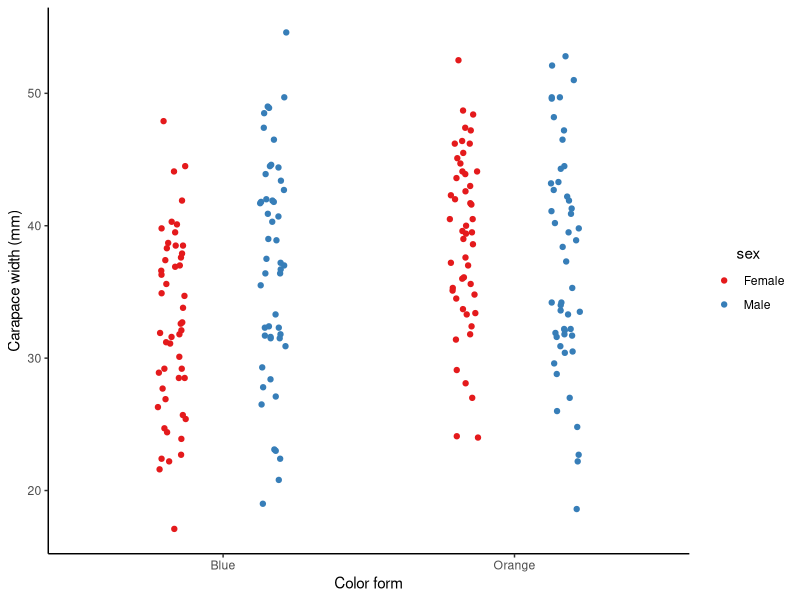
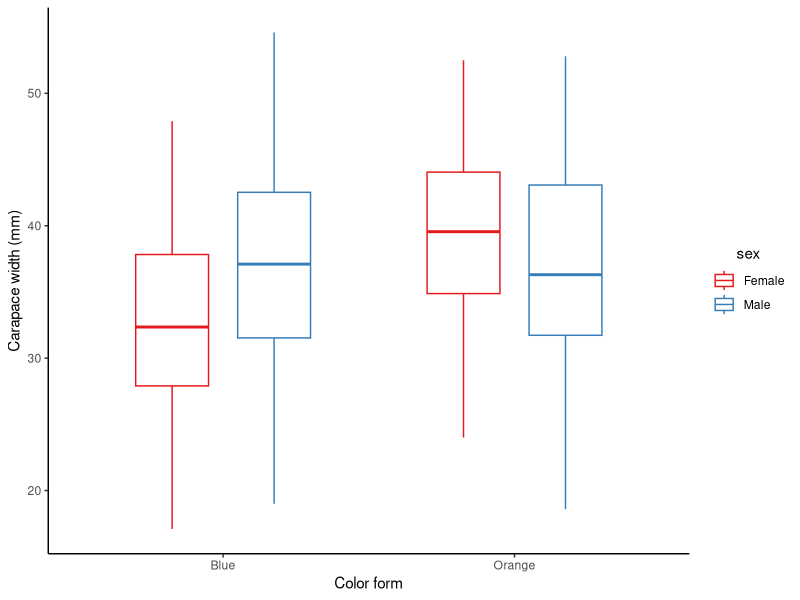
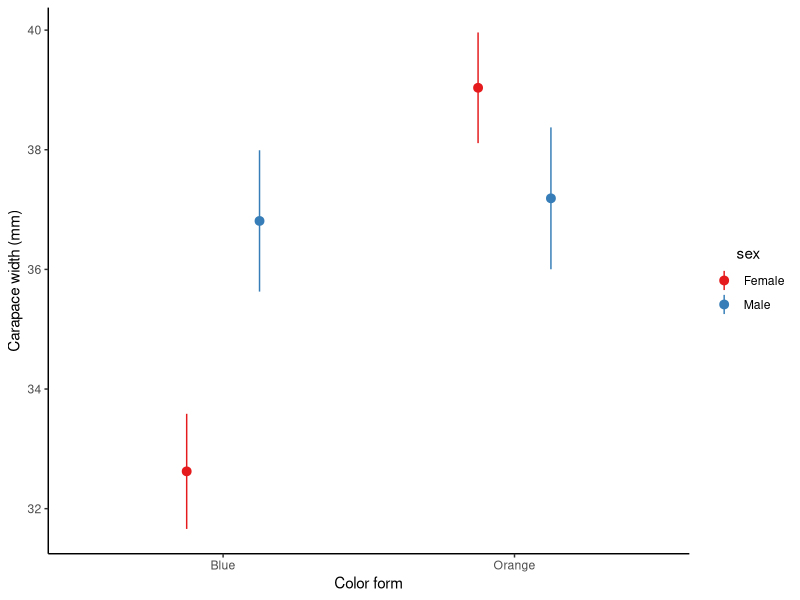
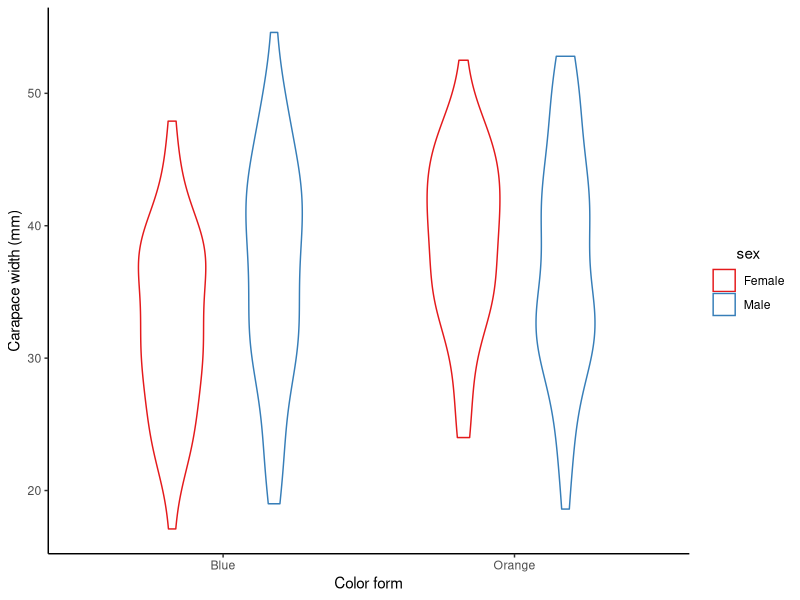
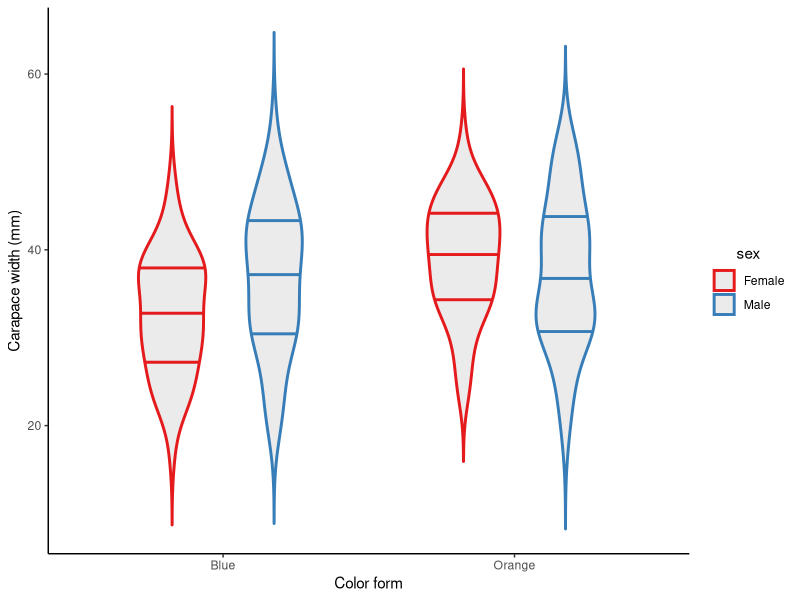
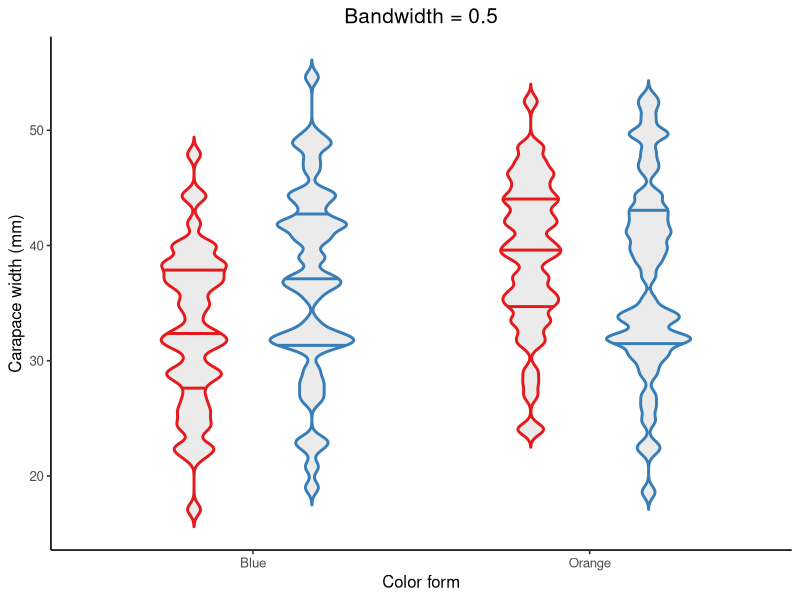
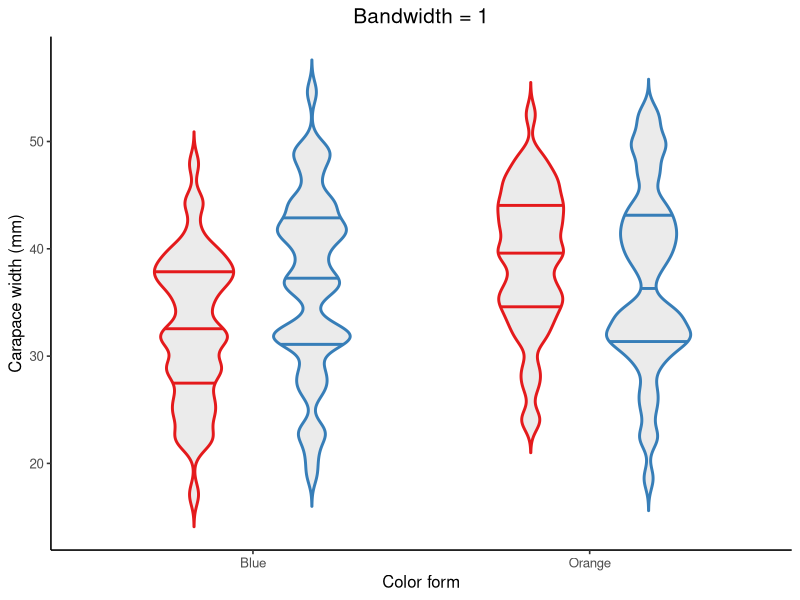
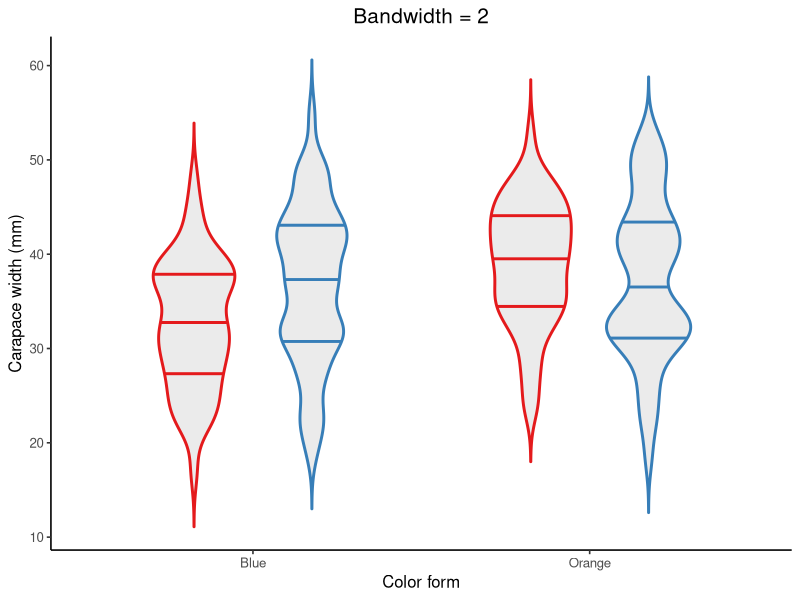

Write R code to recreate these figures, in order.
## ---- chunk 1
knitr::opts_chunk$set(message = F, 
                      error = F, 
                      warning = F)

## ---- chunk 2
library(MASS)  # For the "crabs" dataset
library(tidyverse)

crabs_df <- crabs %>%
  select(sp, sex, CW) %>%
  transmute(color = case_when(sp == "B" ~ "Blue",
                              sp == "O" ~ "Orange"),
            sex = case_when(sex == "M" ~ "Male",
                            sex == "F" ~ "Female"),
            carapace_width = CW)

ggplot(data = crabs_df, aes(x = color, y = carapace_width, color = sex)) + 
  geom_point(position = position_jitterdodge(jitter.width = 0.1, dodge.width = 0.7)) + 
  scale_color_brewer(palette = "Set1") +
  labs(x = "Color form", y = "Carapace width (mm)") + 
  theme_classic() + 
  theme(legend.title = element_text(hjust = 0.5))

## ---- chunk 3
ggplot(data = crabs_df, aes(x = color, y = carapace_width, color = sex)) + 
  geom_boxplot(position = position_dodge(width = 0.7), width = 0.5) + 
  scale_color_brewer(palette = "Set1") +
  labs(x = "Color form", y = "Carapace width (mm)") + 
  theme_classic() + 
  theme(legend.title = element_text(hjust = 0.5))

## ---- chunk 4
ggplot(data = crabs_df, aes(x = color, y = carapace_width, color = sex)) + 
  stat_summary(geom = "pointrange", fun.data = "mean_se", position = position_dodge(width = 0.5)) +  # The bars represent SE 
  scale_color_brewer(palette = "Set1") +
  labs(x = "Color form", y = "Carapace width (mm)") + 
  theme_classic() + 
  theme(legend.title = element_text(hjust = 0.5))

## ---- chunk 5
ggplot(data = crabs_df, aes(x = color, y = carapace_width, color = sex)) + 
  geom_violin(position = position_dodge(width = 0.7), width = 0.5) + 
  scale_color_brewer(palette = "Set1") +
  labs(x = "Color form", y = "Carapace width (mm)") + 
  theme_classic() + 
  theme(legend.title = element_text(hjust = 0.5))

## ---- chunk 6
ggplot(data = crabs_df, aes(x = color, y = carapace_width, color = sex)) + 
  geom_violin(position = position_dodge(width = 0.7), 
              width = 0.5,
              size = 1,  # Thicker lines
              trim = F,  # Don't trim off the tails of density curves beyond data range
              scale = "area",  # All violins have the same area size 
              draw_quantiles = c(0.25, 0.5, 0.75),  # Add quartiles to the violins
              fill = alpha("grey", 0.3)) +  # Fill the violins
  scale_color_brewer(palette = "Set1") +
  labs(x = "Color form", y = "Carapace width (mm)") + 
  theme_classic() + 
  theme(legend.title = element_text(hjust = 0.5))

## ---- chunk 7
map(c(0.5, 1, 2, 5), function(bw_values){  # Pass a set of bandwidth values to the ggplot
ggplot(data = crabs_df, aes(x = color, y = carapace_width, color = sex)) + 
  geom_violin(position = position_dodge(width = 0.7), 
              width = 0.5,
              size = 1,  
              trim = F,
              scale = "area",
              draw_quantiles = c(0.25, 0.5, 0.75),
              fill = alpha("grey", 0.3),
              bw = bw_values) +  # Control the bandwidth
  scale_color_brewer(palette = "Set1") +
  labs(x = "Color form", y = "Carapace width (mm)", title = paste0("Bandwidth = ", bw_values)) + 
  guides(color = "none") +
  theme_classic(base_size = 12) + 
  theme(legend.title = element_text(hjust = 0.5),
        plot.title = element_text(hjust = 0.5, size = 15))
})

## ---- chunk 8
### Violin plot + strip plot
ggplot(data = crabs_df, aes(x = color, y = carapace_width, color = sex)) + 
  geom_violin(position = position_dodge(width = 0.7), 
              width = 0.7,
              size = 1,
              trim = F,
              scale = "area") +
  geom_point(position = position_jitterdodge(jitter.width = 0.05, dodge.width = 0.7), show.legend = FALSE) +
  scale_color_brewer(palette = "Set1") +
  labs(x = "Color form", y = "Carapace width (mm)") + 
  theme_classic() + 
  theme(legend.title = element_text(hjust = 0.5))

### Violin plot + box plot
ggplot(data = crabs_df, aes(x = color, y = carapace_width, color = sex)) + 
  geom_violin(position = position_dodge(width = 0.7), 
              width = 0.7,
              size = 1,
              trim = F,
              scale = "area") +
  geom_boxplot(position = position_dodge(width = 0.7), width = 0.2, show.legend = FALSE) +
  scale_color_brewer(palette = "Set1") +
  labs(x = "Color form", y = "Carapace width (mm)") + 
  theme_classic() + 
  theme(legend.title = element_text(hjust = 0.5))

### Violin plot + point-range plot
ggplot(data = crabs_df, aes(x = color, y = carapace_width, color = sex)) + 
  geom_violin(position = position_dodge(width = 0.7), 
              width = 0.7,
              size = 1,
              trim = F,
              scale = "area") +
  stat_summary(geom = "pointrange", 
               fun = mean, 
               fun.min = function(x) mean(x) - sd(x),  # The bars represent SD
               fun.max = function(x) mean(x) + sd(x),
               position = position_dodge(width = 0.7), show.legend = FALSE) +
  scale_color_brewer(palette = "Set1") +
  labs(x = "Color form", y = "Carapace width (mm)") + 
  theme_classic() + 
  theme(legend.title = element_text(hjust = 0.5))

## ---- chunk 9
### Create the function "geom_hybrid_violin()"
geom_hybrid_violin <- function(data,  # A dataset you would like to visualize
                               x_var,  # An unquoted name of the (categorical) variable for the x-axis 
                               hybrid_var, # An unquoted name of the (binary) variable of which the two levels are to be compared with each other
                               y_var,  # An unquoted name of the (continuous) variable of which the distribution is to be visualized 
                               bandwidth = NULL,  # A real positive number specifying the bandwidth for kernel density estimates
                               width_adj = 1,  # A real positive number multiplied with the density estimates to adjust the width of the violins (1 means no adjustment)
                               x_lab,  # A quoted string as x-axis label
                               y_lab){  # A quoted string as y-axis label
  
  # Step 1. Quote the arguments
  x_var <- enquo(x_var)
  hybrid_var <- enquo(hybrid_var)
  y_var <- enquo(y_var)
  
  # Step 2. Convert the x_var and hybrid_var into factors
  # The "!!" (pronounced "bang bang") symbol is to unquote the variables so that they can be evaluated in a non-standard way 
  data_fct <- data %>% mutate(!!x_var := as.factor(!!x_var),
                              !!hybrid_var := as.factor(!!hybrid_var))
  
  # Step 3. Get the levels of the x_var and hybrid_var
  x_var_levels <- select(data_fct, !!x_var) %>% pull() %>% levels()
  hybrid_var_levels <- select(data_fct, !!hybrid_var) %>% pull() %>% levels()
  
  # Step 4. Compute kernel density estimates by x_vars and hybrid_var
  dens_df <- data_fct %>% 
    group_by(!!x_var, !!hybrid_var) %>%
    summarize(prob_raw = ifelse(is.null(bandwidth), list(density(!!y_var)$y), list(density(!!y_var, bw = bandwidth)$y)),
              y = ifelse(is.null(bandwidth), list(density(!!y_var)$x), list(density(!!y_var, bw = bandwidth)$x))) %>%
    unnest(cols = c(prob_raw, y)) %>%
    mutate(prob_adj = prob_raw*width_adj,  # Multiply the original density estimates by a constant to adjust the violin width
           prob_flip = ifelse(!!hybrid_var == hybrid_var_levels[1], prob_adj*-1, prob_adj),  # Flip the curve of the density estimates for the level on the right-hand side
           prob_final = prob_flip + as.numeric(!!x_var))  # Spread out the density estimates for each level of x_var according to the order in which they appear along the x-axis

  # Step 5. Plot the data using geom_polygon
  p <- ggplot(data = dens_df, aes(x = prob_final, y = y, 
                                  color = !!hybrid_var, 
                                  fill = after_scale(alpha(color, 0.8)), 
                                  group = interaction(!!x_var, !!hybrid_var))) +
    geom_polygon() + 
    scale_color_brewer(palette = "Set1") +
    scale_fill_brewer(palette = "Set1") +
    scale_x_continuous(limits = c(0.5, length(x_var_levels)+0.5), breaks = 1:length(x_var_levels), labels = x_var_levels) +  # Specify the positions along the x-axis at which the violins are displayed
    labs(x = x_lab, y = y_lab) + 
    theme_classic() + 
    theme(legend.title = element_text(hjust = 0.5))

return(p)
  
}

### Pass the data to the function and specify the arguments
geom_hybrid_violin(data = crabs_df, 
                   x_var = color, 
                   hybrid_var = sex, 
                   y_var = carapace_width,
                   bandwidth = 2,
                   width_adj = 3,
                   x_lab = "Color form",
                   y_lab = "Carapace width (mm)")

## ---- chunk 10
### geom_dotplot()
ggplot(data = crabs_df, aes(x = color, y = carapace_width, color = sex, fill = sex)) + 
  geom_dotplot(binaxis = "y", stackdir = "center", position = position_dodge(width = 0.8), dotsize = 0.7) +
  scale_color_brewer(palette = "Set1") +
  scale_fill_brewer(palette = "Set1") +
  labs(x = "Color form", y = "Carapace width (mm)", title = "geom_dotplot()") + 
  theme_classic() + 
  theme(legend.title = element_text(hjust = 0.5),
        plot.title = element_text(hjust = 0.5, size = 15))

### geom_beeswarm()
# install.packages("ggbeeswarm")
library(ggbeeswarm)
ggplot(data = crabs_df, aes(x = color, y = carapace_width, color = sex, fill = sex)) + 
  geom_beeswarm(cex = 2.5, dodge.width = 0.8, size = 2) +
  scale_color_brewer(palette = "Set1") +
  labs(x = "Color form", y = "Carapace width (mm)", title = "geom_beeswarm()") + 
  theme_classic() + 
  theme(legend.title = element_text(hjust = 0.5),
        plot.title = element_text(hjust = 0.5, size = 15))

### geom_quasirandom() with bandwidth = 0.1
ggplot(data = crabs_df, aes(x = color, y = carapace_width, color = sex, fill = sex)) + 
  geom_quasirandom(bandwidth = 0.1, nbins = 100, cex = 2, dodge.width = 0.8, method = "smiley") +
  scale_color_brewer(palette = "Set1") +
  labs(x = "Color form", y = "Carapace width (mm)", title = "geom_quasirandom() \n (bandwidth = 0.1)") + 
  theme_classic() + 
  theme(legend.title = element_text(hjust = 0.5),
        plot.title = element_text(hjust = 0.5, size = 15))

### geom_quasirandom() with bandwidth = 2
ggplot(data = crabs_df, aes(x = color, y = carapace_width, color = sex, fill = sex)) + 
  geom_quasirandom(bandwidth = 2, nbins = 100, cex = 2, dodge.width = 0.8, method = "smiley") +
  scale_color_brewer(palette = "Set1") +
  labs(x = "Color form", y = "Carapace width (mm)", title = "geom_quasirandom() \n (bandwidth = 2)") + 
  theme_classic() + 
  theme(legend.title = element_text(hjust = 0.5),
        plot.title = element_text(hjust = 0.5, size = 15))

